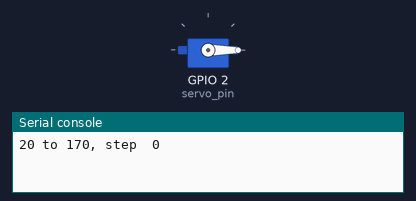
The program below on a simulated ESP32 board running MicroPython. On the bench: servo, the last lines printed to the serial console. Servo angles are drawn from the pulse width (0.5 ms = 0°, 2.5 ms = 180°).

Above: at 3.05 s.
At 6.85 s:
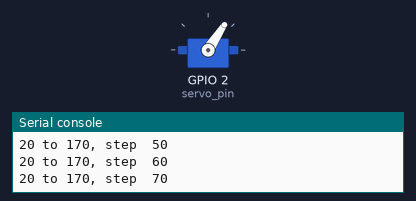
At 10.75 s:
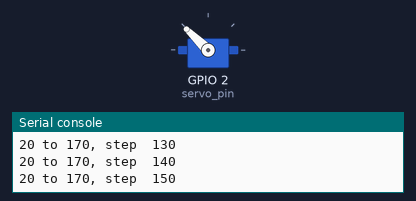
At 18.45 s:
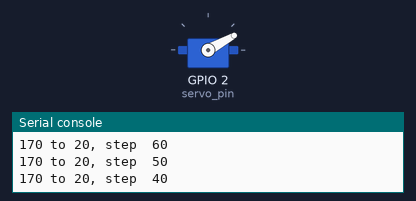
Timing chart, 0 to 25.1 s (numbered marks = the images above):
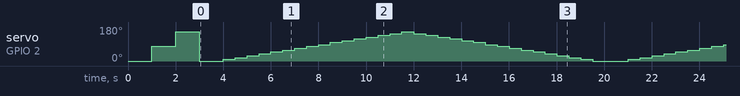

Measured:
- by itself, servo on GPIO 2 (servo_pin): 0° → 78° at 1.0 s, → 156° 1.0 s later, → 0° 1.0 s later, → 10° 1.0 s later, … (71 changes in this stretch)

The program:

uP_-_10.10_-_servo_test.py
```python
'''
 10.10 - Control a 5 Volt mini servo motor.

 This sketch shows how to control a 5 Volt mini servo motor.

 This sketch works by converting a degree value to a PWM value. It does this
 via a map() function, that works similar to the Arduino map() function.


 Components
 ----------
  - ESP32
  - 5V mini servo motor
  -     Red    --> 5V
  -     Black  --> GND
  -     Orange --> GPIO 2
  - Wires
  - Breadboard

 Documentation:
 * Pins and GPIO: https://micropython-docs-esp32.readthedocs.io/en/esp32_doc/esp32/quickref.html#pins-and-gpio
 * sleep: http://docs.micropython.org/en/latest/library/utime.html?highlight=utime%20sleep#utime.sleep
 * PWM: http://docs.micropython.org/en/latest/esp32/quickref.html#pwm-pulse-width-modulation
 * The Arduino map() function: https://www.arduino.cc/reference/en/language/functions/math/map/

 Original work by George Bantique, TechToTinker, https://techtotinker.blogspot.com/2020/09/006-micropython-tutorial-how-to-control.html

 Beware:
 A 5V mini servo will be able to get enough current from the ESP32 5V pin. If you are using a
 larger servo, consider connecting it to external power.

 Course:
 MicroPython with the ESP32
 https://techexplorations.com

'''

# Load the machine module for GPIO and PWM
# Control servo motor with MicroPython
# Author: George Bantique, TechToTinker
# Date: September 15, 2020
# Original: https://techtotinker.blogspot.com/2020/09/006-micropython-tutorial-how-to-control.html

import machine
# Load the time module for the delays
import time

# Create a regular p2 GPIO object
servo_pin = machine.Pin(2, machine.Pin.OUT)

# Create another object named pwm by
# attaching the pwm driver to the pin
pwm = machine.PWM(servo_pin)

# Set the pulse every 20ms
pwm.freq(50)

# Set initial duty to 0
# to turn off the pulse
pwm.duty(0)

# Creates a function for mapping the 0 to 180 degrees
# to 20 to 120 pwm duty values
def map(x, in_min, in_max, out_min, out_max):
    return int((x - in_min) * (out_max - out_min) / (in_max - in_min) + out_min)

# Creates another function for turning
# the servo according to input angle
def servo(pwm_pin, angle):
    pwm_pin.duty(map(angle, 0, 180, 20, 120))

# Beware, your servo may not be able to move the full extend 0 to 180 degrees.
# My test servo can safely move from 20 to 170 degrees.

# To rotate the servo motor to 20 degrees
servo(pwm, 0)
time.sleep(1)

# To rotate the servo motor to 90 degrees
servo(pwm, 90)
time.sleep(1)

# To rotate the servo motor to 170 degrees
servo(pwm, 170)
time.sleep(1)

while True:
    # To rotate the servo from 20 to 170 degrees
    # by 10 degrees increment
    for i in range(0, 170, 10):
        print("20 to 170, step ", i)
        servo(pwm, i)
        time.sleep(0.5)

    # To rotate the servo from 170 to 20 degrees
    # by 10 degrees decrement
    for i in range(170, 0, -10):
        print("170 to 20, step ", i)
        servo(pwm, i)
        time.sleep(0.5)

    
```
